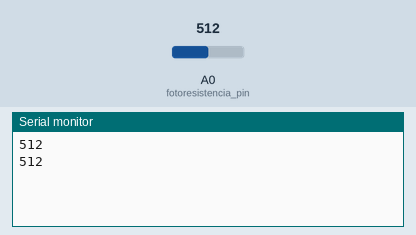
A sketch run on a simulated Arduino Uno, built with avr-gcc and run on an emulated ATmega328P. Parts: the last lines printed to the serial monitor. Inputs (shaded band) come from the test bench; at power-on: A0 (fotoresistencia_pin) = 512.

Above: at 1.8 s.
1.9 s: A0 (fotoresistencia_pin) set to 716
At 2.8 s:
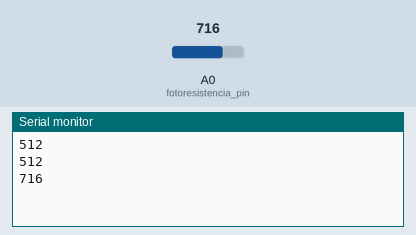
3.4 s: A0 (fotoresistencia_pin) set to 900
At 4.7 s:
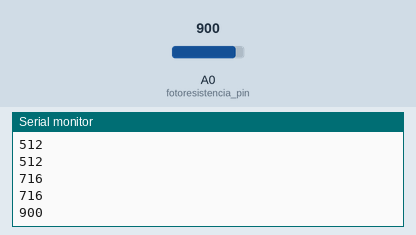
Timing chart, 0 to 6.4 s (numbered marks = the images above; inputs shaded):
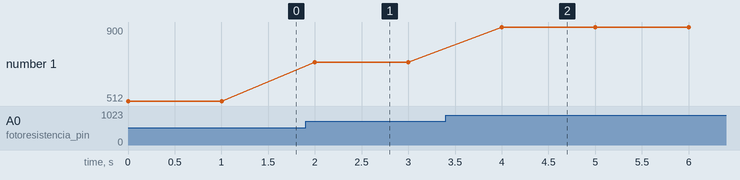

Measured:
- after the input at 1.9 s, the serial monitor: prints a new line after 0.10 s (image 1)
- after the input at 3.4 s, the serial monitor: prints a new line after 0.60 s (image 2)
- plotted number 1: 512 → 716 after the input at 1.9 s, 716 → 900 after the input at 3.4 s

The sketch:

Fotoresistencia.ino
```cpp
int fotoresistencia_pin = A0;
int valor = 0;

void setup()
{
  // put your setup code here, to run once:
  pinMode(fotoresistencia_pin, INPUT);
  Serial.begin(9600);
}

void loop()
{
  // put your main code here, to run repeatedly:
  valor = analogRead(fotoresistencia_pin);
 // Serial.print("LUX: ");
  Serial.println(valor);
  delay(1000);
}
```
